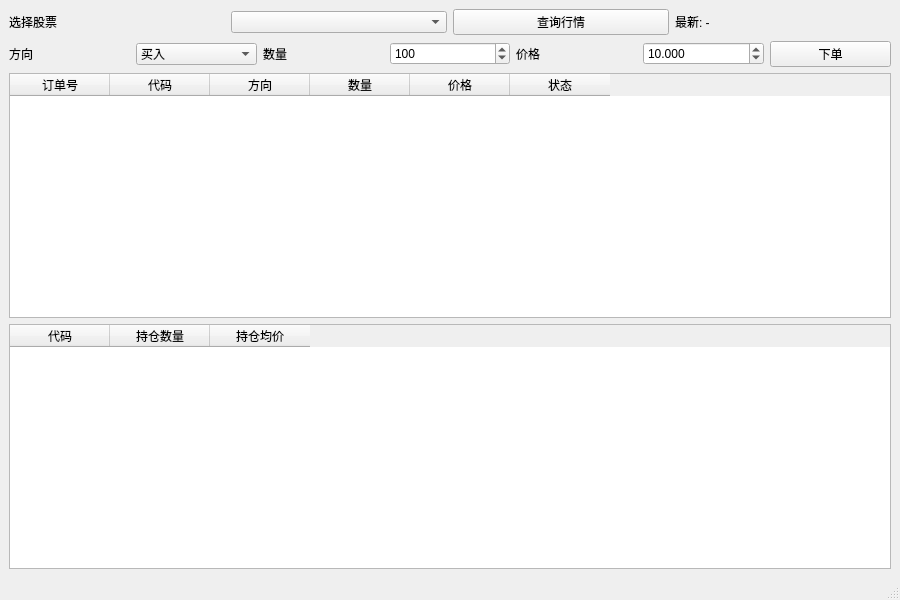
<?xml version="1.0" encoding="UTF-8"?>
<ui version="4.0">
 <class>MainWindow</class>
 <widget class="QMainWindow" name="MainWindow">
  <property name="geometry">
   <rect>
    <x>0</x>
    <y>0</y>
    <width>900</width>
    <height>600</height>
   </rect>
  </property>
  <property name="windowTitle">
   <string>股票交易客户端</string>
  </property>
  <widget class="QWidget" name="centralwidget">
   <layout class="QVBoxLayout" name="verticalLayout">
    <item>
     <layout class="QHBoxLayout" name="quoteLayout">
      <item>
       <widget class="QLabel" name="labelSymbol">
        <property name="text">
         <string>选择股票</string>
        </property>
       </widget>
      </item>
      <item>
       <widget class="QComboBox" name="comboSymbol">
        <property name="editable">
         <bool>false</bool>
        </property>
       </widget>
      </item>
      <item>
       <widget class="QPushButton" name="btnQuery">
        <property name="text">
         <string>查询行情</string>
        </property>
       </widget>
      </item>
      <item>
       <widget class="QLabel" name="labelLast">
        <property name="text">
         <string>最新: -</string>
        </property>
       </widget>
      </item>
     </layout>
    </item>
    <item>
     <layout class="QHBoxLayout" name="orderLayout">
      <item>
       <widget class="QLabel" name="labelSide">
        <property name="text">
         <string>方向</string>
        </property>
       </widget>
      </item>
      <item>
       <widget class="QComboBox" name="comboSide">
        <item>
         <property name="text">
          <string>买入</string>
         </property>
        </item>
        <item>
         <property name="text">
          <string>卖出</string>
         </property>
        </item>
       </widget>
      </item>
      <item>
       <widget class="QLabel" name="labelQty">
        <property name="text">
         <string>数量</string>
        </property>
       </widget>
      </item>
      <item>
       <widget class="QSpinBox" name="spinQty">
        <property name="minimum">
         <number>1</number>
        </property>
        <property name="maximum">
         <number>1000000</number>
        </property>
        <property name="value">
         <number>100</number>
        </property>
       </widget>
      </item>
      <item>
       <widget class="QLabel" name="labelPrice">
        <property name="text">
         <string>价格</string>
        </property>
       </widget>
      </item>
      <item>
       <widget class="QDoubleSpinBox" name="spinPrice">
        <property name="decimals">
         <number>3</number>
        </property>
        <property name="minimum">
         <double>0.000</double>
        </property>
        <property name="maximum">
         <double>1000000.000</double>
        </property>
        <property name="value">
         <double>10.000</double>
        </property>
       </widget>
      </item>
      <item>
       <widget class="QPushButton" name="btnPlace">
        <property name="text">
         <string>下单</string>
        </property>
       </widget>
      </item>
     </layout>
    </item>
    <item>
     <widget class="QTableWidget" name="tableOrders">
      <column>
       <property name="text">
        <string>订单号</string>
       </property>
      </column>
      <column>
       <property name="text">
        <string>代码</string>
       </property>
      </column>
      <column>
       <property name="text">
        <string>方向</string>
       </property>
      </column>
      <column>
       <property name="text">
        <string>数量</string>
       </property>
      </column>
      <column>
       <property name="text">
        <string>价格</string>
       </property>
      </column>
      <column>
       <property name="text">
        <string>状态</string>
       </property>
      </column>
     </widget>
    </item>
    <item>
     <widget class="QTableWidget" name="tablePositions">
      <column>
       <property name="text">
        <string>代码</string>
       </property>
      </column>
      <column>
       <property name="text">
        <string>持仓数量</string>
       </property>
      </column>
      <column>
       <property name="text">
        <string>持仓均价</string>
       </property>
      </column>
     </widget>
    </item>
   </layout>
  </widget>
  <widget class="QStatusBar" name="statusbar"/>
 </widget>
 <resources/>
 <connections/>
</ui>
